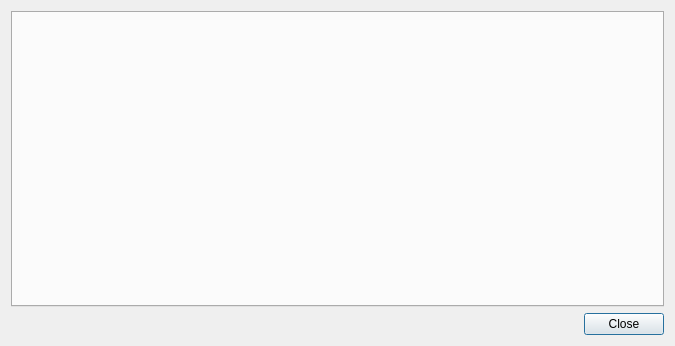
<?xml version="1.0" encoding="UTF-8"?>
<ui version="4.0">
 <class>dialogLists</class>
 <widget class="QDialog" name="dialogLists">
  <property name="geometry">
   <rect>
    <x>0</x>
    <y>0</y>
    <width>675</width>
    <height>346</height>
   </rect>
  </property>
  <property name="windowTitle">
   <string>Списки</string>
  </property>
  <layout class="QVBoxLayout" name="verticalLayout">
   <item>
    <widget class="QTabWidget" name="tabWidget">
     <property name="tabPosition">
      <enum>QTabWidget::West</enum>
     </property>
     <property name="currentIndex">
      <number>-1</number>
     </property>
    </widget>
   </item>
   <item>
    <widget class="QDialogButtonBox" name="buttonBox">
     <property name="orientation">
      <enum>Qt::Horizontal</enum>
     </property>
     <property name="standardButtons">
      <set>QDialogButtonBox::Close</set>
     </property>
    </widget>
   </item>
  </layout>
 </widget>
 <resources/>
 <connections>
  <connection>
   <sender>buttonBox</sender>
   <signal>accepted()</signal>
   <receiver>dialogLists</receiver>
   <slot>accept()</slot>
   <hints>
    <hint type="sourcelabel">
     <x>248</x>
     <y>254</y>
    </hint>
    <hint type="destinationlabel">
     <x>157</x>
     <y>274</y>
    </hint>
   </hints>
  </connection>
  <connection>
   <sender>buttonBox</sender>
   <signal>rejected()</signal>
   <receiver>dialogLists</receiver>
   <slot>reject()</slot>
   <hints>
    <hint type="sourcelabel">
     <x>316</x>
     <y>260</y>
    </hint>
    <hint type="destinationlabel">
     <x>286</x>
     <y>274</y>
    </hint>
   </hints>
  </connection>
 </connections>
</ui>
